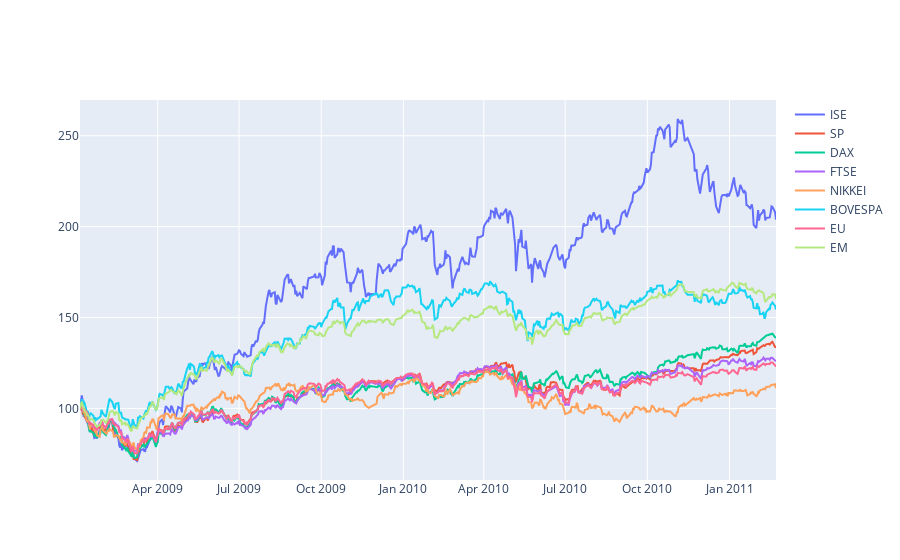

The code cell stored with this chart in its notebook:
### Markdown cell above
Заменим значения таблиц на относительное изменение(относительно первого года)

### Code cell
indexes = pd.read_excel("data_akbilgic.xlsx")
columns = list(indexes.iloc[0])
columns[1] = 'ISE_turkish'
indexes.columns = columns
indexes.iloc[0] = ['2009-01-04 00:00:00', '100','100','100','100', '100','100','100','100','100'] #добавляем стартовый день
indexes = indexes.drop(columns=["ISE_turkish"])
columns = indexes.columns
indexes.date = indexes.date.apply(lambda x: dt.fromisoformat(str(x))) #меняем тип данных на datetime
for column in columns[1:]:
    indexes[column] = indexes[column].apply(to_float)
for i in range(1, len(indexes)):
    for column in columns[1:]:
        indexes[column].iloc[i] = indexes[column].iloc[i - 1]*(indexes[column].iloc[i] + 1) #преобразуем изменение дневное в относительное
fig = go.Figure()
for column in columns[1:]:
    fig.add_trace(go.Scatter(x = indexes['date'], y = indexes[column], name = column)) #добавляем в график динамику индекса
fig.show()

### Figure 1 — Plotly figure (JSON) as saved in the notebook; plotly's stock layout.template omitted (floating-point values rounded to 4 significant figures; data arrays with more than 128 entries replaced by an {"elided": "..."} marker saying what was removed)
{"data": [{"name": "ISE", "type": "scatter", "x": {"elided": "537 str values"}, "y": {"elided": "537 float values"}}, {"name": "SP", "type": "scatter", "x": {"elided": "537 str values"}, "y": {"elided": "537 float values"}}, {"name": "DAX", "type": "scatter", "x": {"elided": "537 str values"}, "y": {"elided": "537 float values"}}, {"name": "FTSE", "type": "scatter", "x": {"elided": "537 str values"}, "y": {"elided": "537 float values"}}, {"name": "NIKKEI", "type": "scatter", "x": {"elided": "537 str values"}, "y": {"elided": "537 float values"}}, {"name": "BOVESPA", "type": "scatter", "x": {"elided": "537 str values"}, "y": {"elided": "537 float values"}}, {"name": "EU", "type": "scatter", "x": {"elided": "537 str values"}, "y": {"elided": "537 float values"}}, {"name": "EM", "type": "scatter", "x": {"elided": "537 str values"}, "y": {"elided": "537 float values"}}], "layout": {}}
